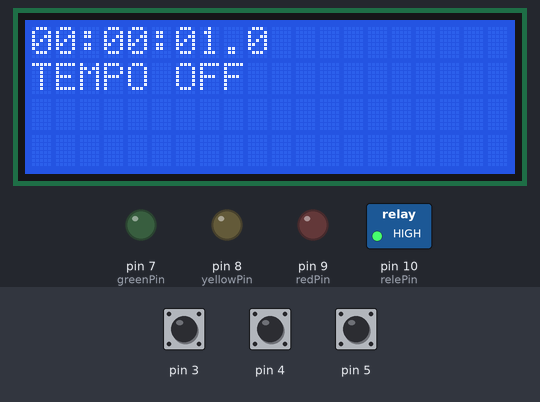
Bench run of a sketch on a simulated Arduino Uno, built with avr-gcc and run on an emulated ATmega328P. Parts: 20×4 character LCD, switched loads named in the sketch (green lamp = pin HIGH), output pins drawn as LEDs (lit = HIGH). Dashed ring = blinking. The test bench sets the inputs (shaded band); at power-on: pin 3 HIGH, pin 4 HIGH, pin 5 HIGH. What the sketch prints to the serial monitor is not drawn.

Above: at 1.7 s.
1.8 s: pin 3 pulled LOW for 0.15 s
At 2.06 s:
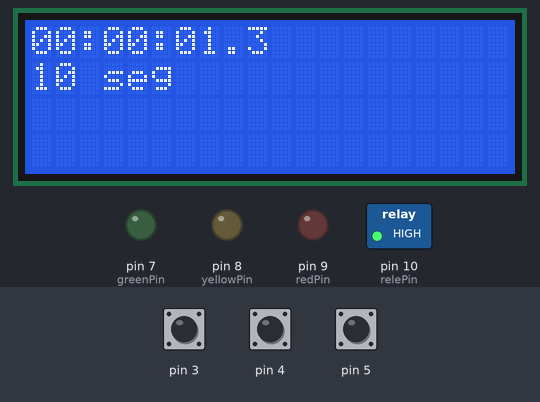
2.5 s: pin 4 pulled LOW for 0.15 s
At 2.7 s:
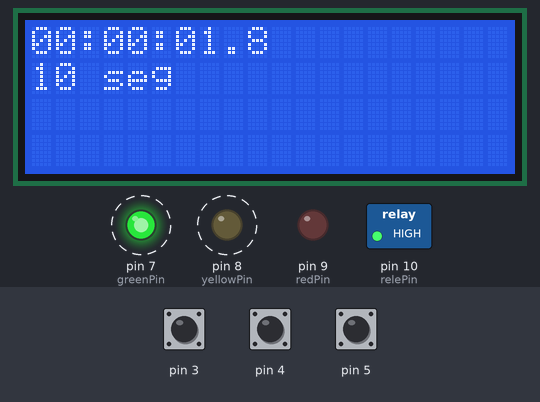
3.2 s: pin 5 pulled LOW for 0.15 s
At 3.51 s:
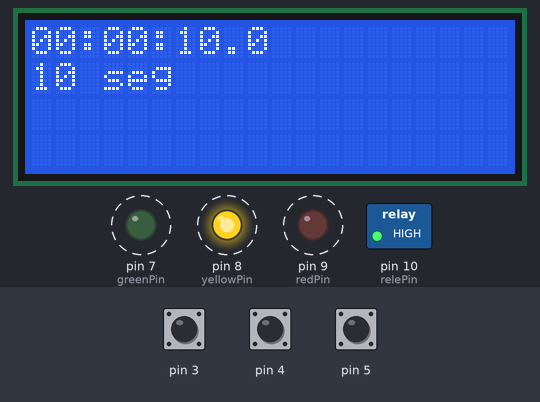
3.9 s: pin 3 pulled LOW for 1 s
5.5 s: pin 4 pulled LOW for 1 s
At 5.7 s:
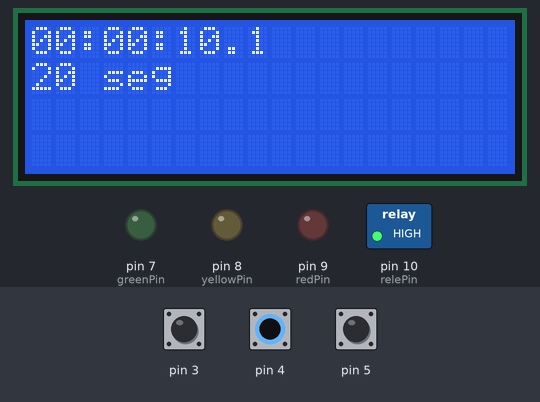
7.1 s: pin 5 pulled LOW for 1 s
At 7.24 s:
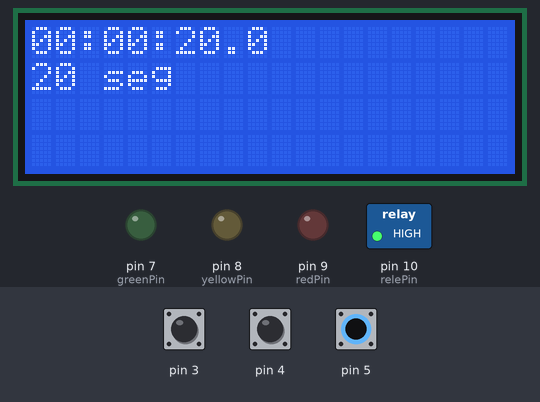
Timing chart, 0 to 9.7 s (numbered marks = the images above; inputs shaded):
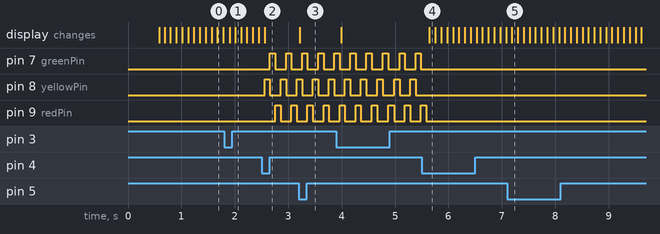

Measured:
- after the input at 1.8 s, the display: first changes after 0.11 s (image 1 shows a later state)
- after the input at 2.5 s, pin 7 (greenPin): alternates HIGH for 0.10 s and LOW for 0.20 s, starting after 0.16 s; pin 8 (yellowPin): alternates HIGH for 0.10 s and LOW for 0.20 s, starting after 0.06 s; pin 9 (redPin): alternates HIGH for 0.10 s and LOW for 0.20 s, starting after 0.26 s
- after the input at 3.2 s, the display: changes at once (image 3)
- after the input at 5.5 s, pin 7 (greenPin), pin 8 (yellowPin): stops changing and stays LOW; pin 9 (redPin): goes on until 5.6 s, then stays LOW; the display: changes after 0.14 s (image 4)

The sketch:

CRONOMETRO_V0.1.ino
```cpp
/*
 * NAME:    CRONOMETRO
 * AUTHOR:  EDGAR CANO
 * DATE:    09/06/2021
 * VER:     0.1
 * DESCR: - Cronometro implementado con la librería protothread (pt)
 *        - Para visualizar la ejecución de multitareas:
 *          * Se visualiza cronometro ascendente
 *          * boton 1 / reset de cronometro
 *          * boton 2 / pausa de cronometro   (en pausa se ejecuta secuencia de leds)
 *          * boton 3 / para el manejo de opciones (funcionalidad no implementada)
 *
 */

#include <pt.h>
#include <LiquidCrystal_I2C.h>

struct pt pt1;            // hilo para reloj
struct pt pt2;            // hilo para boton1
struct pt pt3;            // hilo para boton2
struct pt pt4;            // hilo para boton3
struct pt pt5;            // hilo para secuencia leds
struct pt pt6;            // hilo para Opciones

int redPin    = 9;
int yellowPin = 8;
int greenPin  = 7;
int relePin   = 10;

// buffer
char str_time[11] = "00:00:00.0";

LiquidCrystal_I2C lcd(0x27, 20,4);

// Funciones utilitarias
void formatTime(long timechrono, char *str_buffer) {
  int hours = (timechrono/36000)%24;
  int minutes = (timechrono/600)%60;
  int seconds = (timechrono/10)%60;
  int decimals = timechrono%10;
  sprintf(str_buffer, "%02d:%02d:%02d.%01d", hours, minutes, seconds, decimals);
}

// Hilos
void reloj(struct pt *pt, long &counter, int &is_running, long &prog){
  PT_BEGIN(pt);
  static long v = 0;
  do{
    lcd.setCursor(0,0);
    formatTime(counter, str_time);
    lcd.print(str_time);

    if(is_running){
      counter++;
      /* Compararción entre (counter ==  prog)  RELE ON    */
    }
    v = millis();
    PT_WAIT_WHILE(pt, ((millis() - v) < 100));
  }while(true);
  PT_END(pt);
}

void button1(struct pt *pt, int pin, long &counter, long &prog ){
  PT_BEGIN(pt);
  static long v = 0;
  static int oldVal = 0;
  static int newVal = 0;
  do{
    newVal = digitalRead(pin);
    // Detección de flanco con XOR
    if(((newVal ^ oldVal) == 1) && newVal == 0){
      //counter = 0;      // reinicio del crono
       counter = prog;

      // ignorando lecturas 200ms para descartar rebotes
      v = millis();
      PT_WAIT_WHILE(pt, ((millis() - v) < 200));
    }
    oldVal = newVal;
    PT_YIELD(pt);  // Cede el hilo permitiendo que tenga lugar otro proceso en el sistema
  }while(true);
  PT_END(pt);
}
void button2(struct pt *pt, int pin, int &is_running){
  PT_BEGIN(pt);
  static long v = 0;
  static int oldVal = 0;
  static int newVal = 0;
  do{
    newVal = digitalRead(pin);
    // Detección de flanco con XOR
    if(((newVal ^ oldVal) == 1) && newVal == 0){
      is_running ^= 1;      // intercambiando el valor con una asignación XOR por bit.
      // ignorando lecturas 200ms para descartar rebotes
      v = millis();
      PT_WAIT_WHILE(pt, ((millis() - v) < 200));
    }
    oldVal = newVal;
    PT_YIELD(pt);  // Cede el hilo permitiendo que tenga lugar otro proceso en el sistema
  }while(true);
  PT_END(pt);
}

void button3(struct pt *pt, int pin, int &is_running, int &tempo){
  PT_BEGIN(pt);
  static long v = 0;
  static int oldVal = 0;
  static int newVal = 0;
  do{
    newVal = digitalRead(pin);
    // Detección de flanco con XOR
    if(((newVal ^ oldVal) == 1) && newVal == 0){
      tempo++;
      // ignorando lecturas 200ms para descartar rebotes
      v = millis();
      PT_WAIT_WHILE(pt, ((millis() - v) < 200));
      Serial.println(tempo);
    }
    oldVal = newVal;
    PT_YIELD(pt);  // Cede el hilo permitiendo que tenga lugar otro proceso en el sistema
  }while(true);
  PT_END(pt);
}
void led_sequence(struct pt *pt,int &is_running){
  PT_BEGIN(pt);
  static long v = 0;
  static int ledVal = 1;
  do{
    if(ledVal > 4){
      ledVal = 1;       // led a encender
    }
    if(is_running){    // Mientras este corriendo el cronometro, apagar leds
      digitalWrite(redPin,    LOW);
      digitalWrite(yellowPin, LOW);
      digitalWrite(greenPin,  LOW);
    }else{            // Mientras el cronometro este pausado, realizar secuencia
      // Mascara (AND)
      digitalWrite(redPin,  ledVal  & 1);      // primer  led ( 0000 0000 0000 0001)
      digitalWrite(yellowPin,  ledVal  & 2);   // segundo led ( 0000 0000 0000 0010)
      digitalWrite(greenPin,  ledVal  & 4);    // tercer  led ( 0000 0000 0000 0100)
    }
    // Corrimiento a la izquierda de ledVal (multiplicación x 2)
    // Valor de  LedVAL antes de corrimiento 001, después 010, etc.
    ledVal = ledVal << 1;

    v = millis();
    PT_WAIT_WHILE(pt, ((millis() - v) < 100));  // ejecución cada 100 mseg.
  }while(true);
  PT_END(pt);
}
void screenTempo(struct pt *pt, int &tempo, long &prog){
  PT_BEGIN(pt);
  static long v = 0;
 do{
  lcd.setCursor(0,1);
  //lcd.clear();
  if(tempo == 0){
    lcd.print("TEMPO OFF");
    prog = 0;
  }
  if(tempo == 1){
    lcd.print("10 seg     ");
    prog = 100;
  }
  if(tempo == 2){
    lcd.print("20 seg     ");
    prog = 200;
  }
  if(tempo == 3){
    lcd.print("30 seg     ");
    prog = 300;
  }
  if(tempo == 4){
    prog = 0;
  }
    v = millis();
    PT_WAIT_WHILE(pt, ((millis() - v) < 100));  // ejecución cada 100 mseg.
 }while(true);
  PT_END(pt);
}

// Subsistema: Control
void setup() {
  PT_INIT(&pt1);
  PT_INIT(&pt2);
  PT_INIT(&pt3);
  PT_INIT(&pt4);
  PT_INIT(&pt5);
  PT_INIT(&pt6);
  pinMode(5, INPUT_PULLUP);
  pinMode(4, INPUT_PULLUP);
  pinMode(3, INPUT_PULLUP);
  pinMode(relePin, OUTPUT);
  pinMode(redPin, OUTPUT);
  pinMode(yellowPin, OUTPUT);
  pinMode(greenPin, OUTPUT);
  Serial.begin(9600);
  digitalWrite(relePin,HIGH);
  lcd.init();
  lcd.backlight();
  delay(500);
}

void loop() {
  static long t_sec = 0;
  static int is_running = 1;
  static int option = 0;
  static long timer = 0;
  reloj(&pt1, t_sec, is_running,timer);
  button1(&pt2, 5, t_sec,timer);                // Reset
  button2(&pt3, 4, is_running);           // Inicio/pausa
  button3(&pt4, 3, is_running, option);   // opciones
  led_sequence(&pt5, is_running);         // secuencia de leds
  screenTempo(&pt6, option, timer);       //
}

// End of code
```
